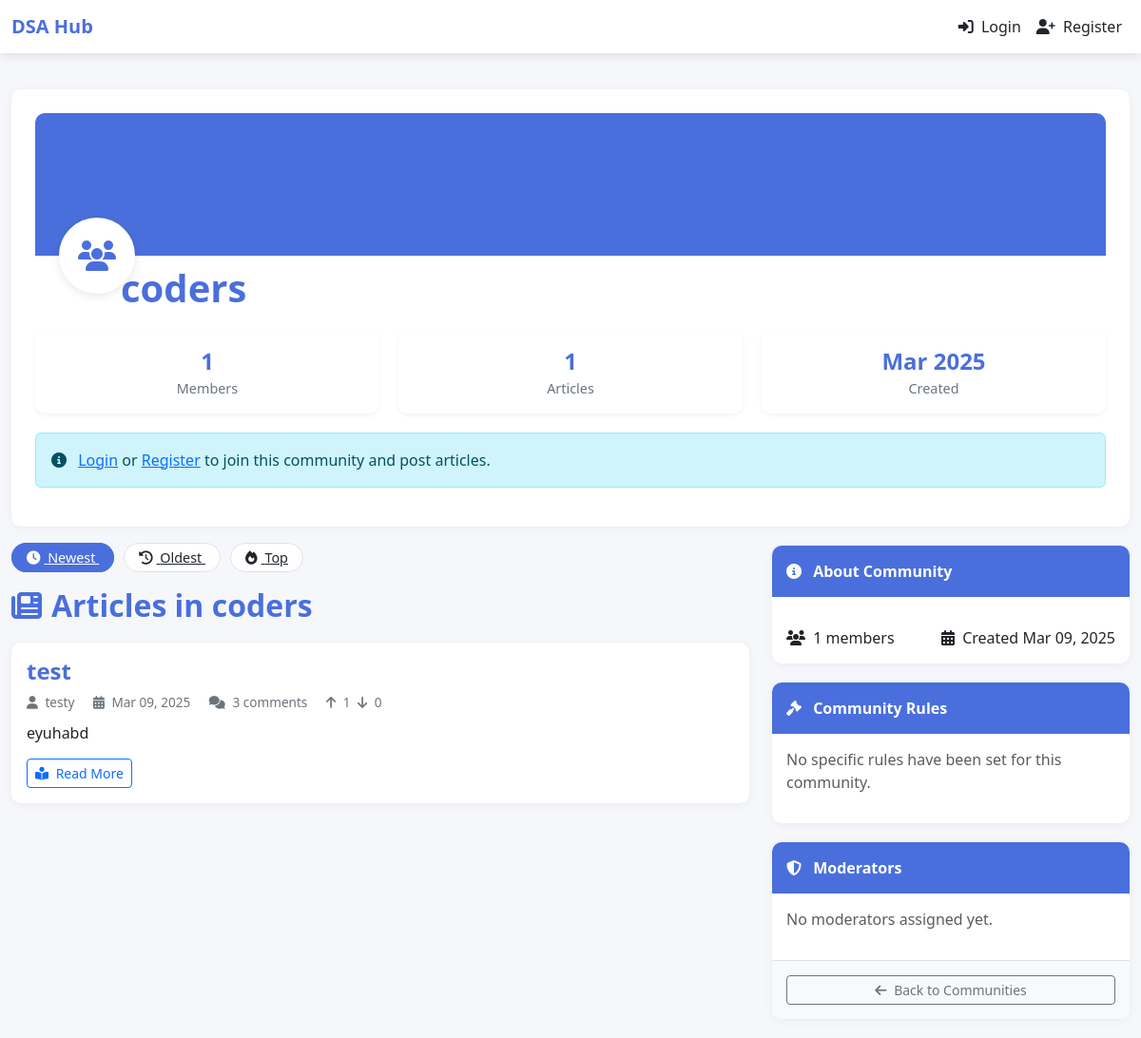
The page /communities/1/ on the database its author committed.
### content/models.py (models this page shows, shortened)
class Community(models.Model):
    name = models.CharField(max_length=100, unique=True)
    description = models.TextField(blank=True)
    created_at = models.DateTimeField(auto_now_add=True)
    members = models.ManyToManyField(User, through='CommunityMembership', related_name='joined_communities')
    banner_image = models.ImageField(upload_to='community_banners/', blank=True, null=True)
    icon = models.ImageField(upload_to='community_icons/', blank=True, null=True)
    rules = models.TextField(blank=True, null=True)
    moderators = models.ManyToManyField(User, related_name='moderated_communities', blank=True)

class Article(models.Model):
    title = models.CharField(max_length=255)
    content = RichTextField()
    author = models.ForeignKey(User, on_delete=models.CASCADE, related_name='articles')
    community = models.ForeignKey(Community, on_delete=models.CASCADE, related_name='articles')
    upvotes = models.PositiveIntegerField(default=0)
    downvotes = models.PositiveIntegerField(default=0)
    created_at = models.DateTimeField(auto_now_add=True)
    updated_at = models.DateTimeField(auto_now=True)
    tags = models.ManyToManyField('Tag', related_name='articles', blank=True)

### content/views.py (the view)
# urls.py: path('communities/<int:pk>/', views.community_detail, name='community_detail'),
def community_detail(request, pk):
    community = get_object_or_404(Community, pk=pk)
    sort_order = request.GET.get('sort', 'newest')
    if sort_order == 'oldest':
        articles = community.articles.all().order_by('created_at')
    elif sort_order == 'top':
        articles = community.articles.all().order_by('-upvotes', 'downvotes', '-created_at')
    else:  # default to newest
        articles = community.articles.all().order_by('-created_at')
    is_member = request.user in community.members.all() if request.user.is_authenticated else False
    is_moderator = request.user in community.moderators.all() if request.user.is_authenticated else False
    return render(request, 'content/community_detail.html', {
        'community': community,
        'articles': articles,
        'is_member': is_member,
        'is_moderator': is_moderator,
    })

### content/context_processor.py (called while the page is built)
def communities_processor(request):
    communities = Community.objects.all().order_by('name')
    return {'global_communities': communities}

### content/templates/content/community_detail.html (shortened to what this page needs)
<!DOCTYPE html>
<html lang="en">
<head>
  <link rel="stylesheet" href="https://cdn.jsdelivr.net/npm/bootstrap@5.3.0/dist/css/bootstrap.min.css">
  <link rel="stylesheet" href="https://cdnjs.cloudflare.com/ajax/libs/font-awesome/6.4.0/css/all.min.css">
</head>
<body>
  <nav class="navbar navbar-expand-lg navbar-light bg-light fixed-top">
    <div class="container">
      <a class="navbar-brand" href="{% url 'home' %}">DSA Hub</a>
      <div class="collapse navbar-collapse" id="navbarNav">
        <ul class="navbar-nav ms-auto">
          {% if request.user.is_authenticated %}
            <li class="nav-item">
              <span class="nav-link">Welcome, {{ request.user.username }}</span>
            </li>
            <li class="nav-item">
              <a class="nav-link" href="{% url 'dashboard' %}">
                <i class="fas fa-tachometer-alt me-1"></i> Dashboard
              </a>
            </li>
            <li class="nav-item">
              <a class="nav-link" href="{% url 'profile' %}">
                <i class="fas fa-user me-1"></i> Profile
              </a>
            </li>
            <li class="nav-item">
              <form action="{% url 'logout' %}" method="post" style="display:inline;">
                {% csrf_token %}
                <button type="submit" class="btn btn-link nav-link" style="padding:0;">
                  <i class="fas fa-sign-out-alt me-1"></i> Logout
                </button>
              </form>
            </li>
          {% else %}
            <li class="nav-item">
              <a class="nav-link" href="{% url 'login' %}">
                <i class="fas fa-sign-in-alt me-1"></i> Login
              </a>
            </li>
            <li class="nav-item">
              <a class="nav-link" href="{% url 'register' %}">
                <i class="fas fa-user-plus me-1"></i> Register
              </a>
            </li>
          {% endif %}
        </ul>
      </div>
    </div>
  </nav>
  <div class="container mt-4">
    <div class="community-header">
      <div class="community-banner" style="{% if community.banner_image %}background-image: url('{{ community.banner_image.url }}');{% else %}background-color: var(--primary-color);{% endif %}">
        <div class="community-icon">
          {% if community.icon %}
            <img src="{{ community.icon.url }}" alt="{{ community.name }} icon">
          {% else %}
            <div class="community-icon-placeholder">
              <i class="fas fa-users"></i>
            </div>
          {% endif %}
        </div>
      </div>
      <h1 class="community-title">
        {{ community.name }}
      </h1>
      <div class="community-stats">
        <div class="stat-item">
          <div class="stat-value">{{ community.members.count }}</div>
          <div class="stat-label">Members</div>
        </div>
        <div class="stat-item">
          <div class="stat-value">{{ articles.count }}</div>
          <div class="stat-label">Articles</div>
        </div>
        <div class="stat-item">
          <div class="stat-value">{{ community.created_at|date:"M Y" }}</div>
          <div class="stat-label">Created</div>
        </div>
      </div>
      {% if request.user.is_authenticated %}
        <div class="d-flex gap-2">
          {% if is_member %}
            <a href="{% url 'leave_community' community.id %}" class="btn btn-warning">
              <i class="fas fa-sign-out-alt me-1"></i> Leave Community
            </a>
            <a href="{% url 'community_create_article' community.id %}" class="btn btn-primary">
              <i class="fas fa-plus me-1"></i> Add Article
            </a>
          {% else %}
            <a href="{% url 'join_community' community.id %}" class="btn btn-success">
              <i class="fas fa-user-plus me-1"></i> Join Community
            </a>
          {% endif %}
        </div>
      {% else %}
        <div class="alert alert-info">
          <i class="fas fa-info-circle me-2"></i>
          <a href="{% url 'login' %}">Login</a> or <a href="{% url 'register' %}">Register</a> to join this community and post articles.
        </div>
      {% endif %}
    </div>
    <div class="row">
      <div class="col-lg-8">
        <div class="sort-options">
          <a href="?sort=newest" class="sort-btn {% if request.GET.sort != 'oldest' %}active{% endif %}">
            <i class="fas fa-clock me-1"></i> Newest
          </a>
          <a href="?sort=oldest" class="sort-btn {% if request.GET.sort == 'oldest' %}active{% endif %}">
            <i class="fas fa-history me-1"></i> Oldest
          </a>
          <a href="?sort=top" class="sort-btn {% if request.GET.sort == 'top' %}active{% endif %}">
            <i class="fas fa-fire me-1"></i> Top
          </a>
        </div>
        <h2 class="section-title">
          <i class="fas fa-newspaper"></i> Articles in {{ community.name }}
        </h2>
        {% if articles %}
          {% for article in articles %}
            <div class="card article-card">
              <div class="card-body">
                <h4>
                  <a href="{% url 'article_detail' article.pk %}" class="article-title">{{ article.title }}</a>
                </h4>
                <div class="article-meta">
                  <i class="fas fa-user me-1"></i> {{ article.author.username }}
                  <i class="fas fa-calendar-alt ms-3 me-1"></i> {{ article.created_at|date:"M d, Y" }}
                  <i class="fas fa-comments ms-3 me-1"></i> {{ article.comments.count }} comments
                  <i class="fas fa-arrow-up ms-3 me-1"></i> {{ article.upvotes }}
                  <i class="fas fa-arrow-down ms-1 me-1"></i> {{ article.downvotes }}
                </div>
                <div class="article-excerpt">
                  {{ article.content|truncatewords:30|safe }}
                </div>
                <a href="{% url 'article_detail' article.pk %}" class="btn btn-sm btn-outline-primary">
                  <i class="fas fa-book-reader me-1"></i> Read More
                </a>
              </div>
            </div>
          {% endfor %}
        {% endif %}
      </div>
      <div class="col-lg-4 sidebar">
        <div class="sidebar-card">
          <div class="sidebar-header">
            <i class="fas fa-info-circle me-2"></i> About Community
          </div>
          <div class="sidebar-body">
            <div class="d-flex justify-content-between">
              <div>
                <i class="fas fa-users me-1"></i> {{ community.members.count }} members
              </div>
              <div>
                <i class="fas fa-calendar-alt me-1"></i> Created {{ community.created_at|date:"M d, Y" }}
              </div>
            </div>
          </div>
        </div>
        <div class="sidebar-card">
          <div class="sidebar-header">
            <i class="fas fa-gavel me-2"></i> Community Rules
          </div>
          <div class="sidebar-body">
            {% if community.rules %}
              <div class="rules-list">
                {% for rule in community.rules.splitlines %}
                  {% if rule %}
                    <div class="rule-item">
                      <div class="rule-title">Rule {{ forloop.counter }}</div>
                      <div class="rule-description">{{ rule }}</div>
                    </div>
                  {% endif %}
                {% empty %}
                  <p class="text-muted">No specific rules have been set for this community.</p>
                {% endfor %}
              </div>
            {% else %}
              <p class="text-muted">No specific rules have been set for this community.</p>
            {% endif %}
          </div>
        </div>
        <div class="sidebar-card">
          <div class="sidebar-header">
            <i class="fas fa-shield-alt me-2"></i> Moderators
          </div>
          <div class="sidebar-body">
            {% if community.moderators.all %}
              <ul class="moderator-list">
                {% for moderator in community.moderators.all %}
                  <li class="moderator-item">
                    <div class="moderator-avatar">
                      {% if moderator.profile.profile_picture %}
                        <img src="{{ moderator.profile.profile_picture.url }}" alt="{{ moderator.username }}">
                      {% else %}
                        <i class="fas fa-user"></i>
                      {% endif %}
                    </div>
                    <div class="moderator-name">u/{{ moderator.username }}</div>
                  </li>
                {% endfor %}
              </ul>
            {% else %}
              <p class="text-muted">No moderators assigned yet.</p>
            {% endif %}
          </div>
          <div class="sidebar-footer">
            <a href="{% url 'community_list' %}" class="btn btn-sm btn-outline-secondary w-100">
              <i class="fas fa-arrow-left me-1"></i> Back to Communities
            </a>
          </div>
        </div>
      </div>
    </div>
  </div>
</body>
</html>

### content/templates/content/community_detail.html (style rules this page uses)
:root { --primary-color: #4a6fdc; --secondary-color: #f8f9fa; --accent-color: #6c757d; --success-color: #28a745; --danger-color: #dc3545; --text-color: #212529; --light-text: #6c757d; --border-color: #dee2e6; --karma-color: #ff4500; }
body { font-family: 'Segoe UI', Tahoma, Geneva, Verdana, sans-serif; color: var(--text-color); background-color: #f5f7fa; padding-top: 70px; }
.navbar { box-shadow: 0 2px 10px rgba(0, 0, 0, 0.1); background-color: white !important; }
.navbar-brand { font-weight: 700; color: var(--primary-color) !important; }
.nav-link { color: var(--text-color) !important; font-weight: 500; }
.container { max-width: 1200px; }
.card { border-radius: 10px; border: none; box-shadow: 0 2px 10px rgba(0, 0, 0, 0.05); margin-bottom: 20px; }
.community-header { background-color: white; border-radius: 10px; padding: 25px; margin-bottom: 20px; box-shadow: 0 2px 10px rgba(0, 0, 0, 0.05); position: relative; }
.community-banner { height: 150px; background-color: var(--primary-color); background-size: cover; background-position: center; border-radius: 10px 10px 0 0; position: relative; }
.community-icon { width: 80px; height: 80px; border-radius: 50%; background-color: white; position: absolute; bottom: -40px; left: 25px; border: 4px solid white; box-shadow: 0 2px 10px rgba(0, 0, 0, 0.1); display: flex; align-items: center; justify-content: center; overflow: hidden; }
.community-icon-placeholder { font-size: 2rem; color: var(--primary-color); }
.community-title { font-weight: 700; color: var(--primary-color); margin-bottom: 10px; margin-top: 10px; padding-left: 90px; }
.article-card { transition: transform 0.2s; }
.article-title { font-weight: 600; color: var(--primary-color); text-decoration: none; }
.article-meta { color: var(--light-text); font-size: 0.85rem; margin-bottom: 10px; }
.article-excerpt { color: var(--text-color); margin-bottom: 15px; line-height: 1.5; }
.btn-outline-secondary { color: var(--accent-color); border-color: var(--accent-color); }
.community-stats { display: flex; gap: 20px; margin-bottom: 20px; }
.stat-item { background-color: white; border-radius: 10px; padding: 15px; flex: 1; text-align: center; box-shadow: 0 2px 5px rgba(0, 0, 0, 0.05); }
.stat-value { font-size: 1.5rem; font-weight: 700; color: var(--primary-color); }
.stat-label { font-size: 0.9rem; color: var(--light-text); }
.section-title { font-weight: 700; color: var(--primary-color); margin-bottom: 20px; display: flex; align-items: center; }
.section-title i { margin-right: 10px; }
.sidebar-card { background-color: white; border-radius: 10px; overflow: hidden; margin-bottom: 20px; box-shadow: 0 2px 10px rgba(0, 0, 0, 0.05); }
.sidebar-header { background-color: var(--primary-color); color: white; padding: 15px; font-weight: 600; }
.sidebar-body { padding: 15px; }
.sidebar-footer { padding: 15px; background-color: var(--secondary-color); border-top: 1px solid var(--border-color); }
.sort-options { margin-bottom: 20px; }
.sort-btn { background-color: white; border: 1px solid var(--border-color); color: var(--text-color); margin-right: 10px; border-radius: 20px; padding: 5px 15px; font-size: 0.9rem; transition: all 0.2s; }
.sort-btn:hover, .sort-btn.active { background-color: var(--primary-color); color: white; border-color: var(--primary-color); }

### rows shown on the page
Community: name "coders", members.count "1", created_at "Mar 2025", created_at "Mar 09, 2025"
Article: title "test", author.username "testy", created_at "Mar 09, 2025", comments.count "3", upvotes "1", downvotes "0", content "eyuhabd"

### other values the page prints
{{ articles.count }} "1"
